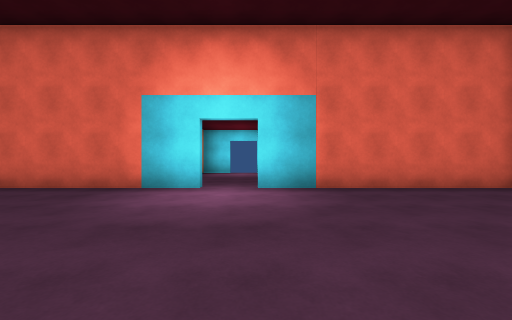
view 1 (above)

16 first-person views from a walk through a 3-D level made in the Unity game engine. The camera is 1.2 m above the floor, looks level and sees 90° across. The floor is counted in squares, 2 m on a side. Each view is taken from the middle of a square. On the plan, view 1 faces up. The plan holds only what a view shows up to about 9 squares ahead; the rest is blank. The player is left out. Door leaves are left out, so doorways stand open. Surface patterns are stand-ins for the level's own textures.

view 2
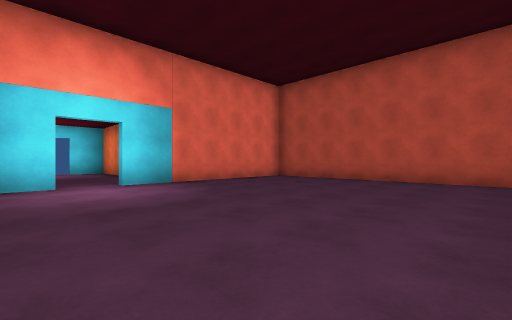

view 3
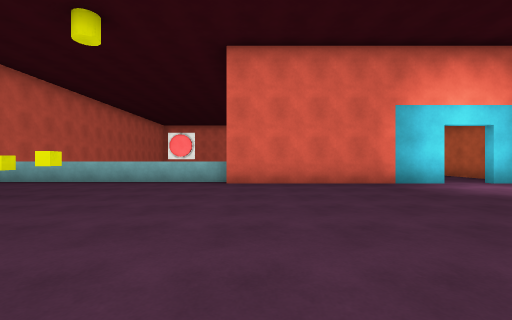

view 4
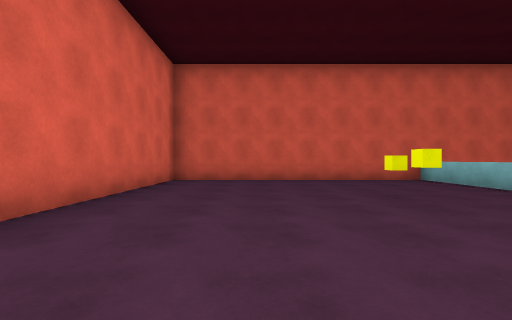

view 5
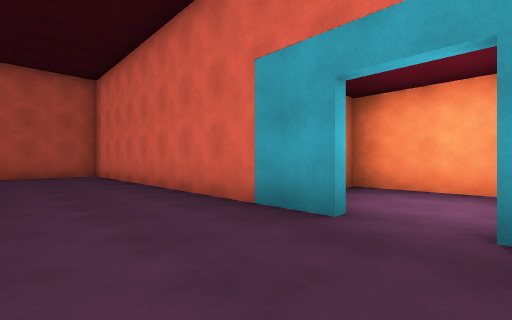

view 6
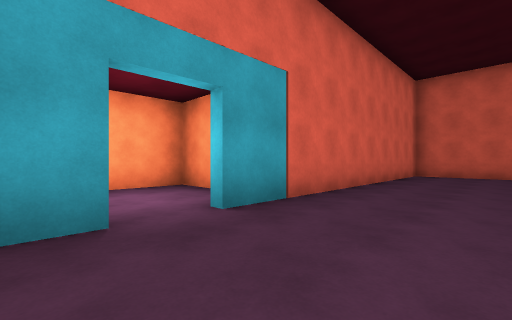

view 7
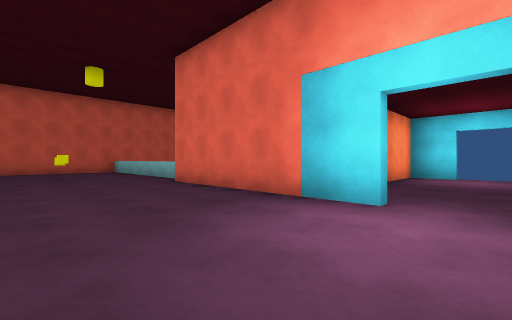

view 8
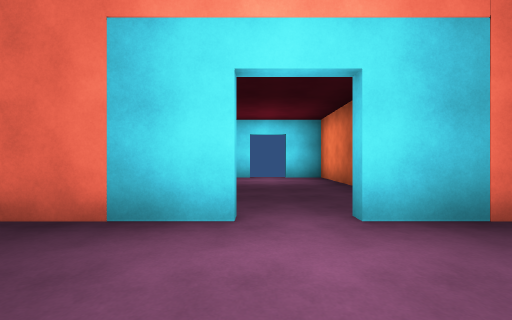

view 9
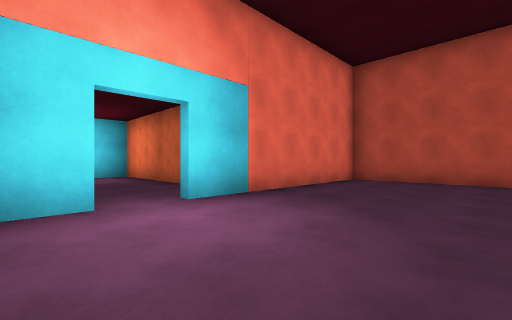

view 10
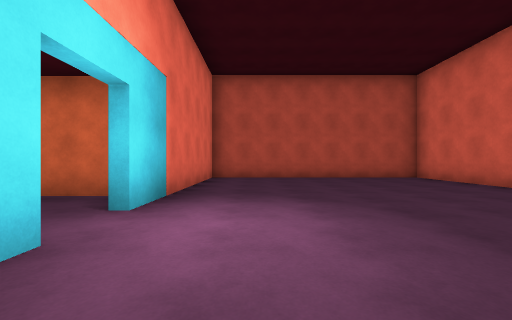

view 11
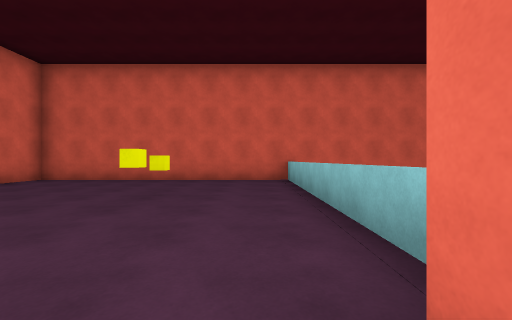

view 12
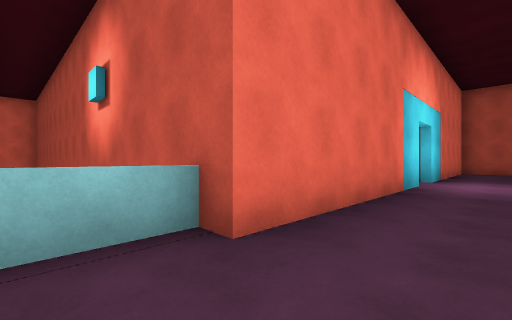

view 13
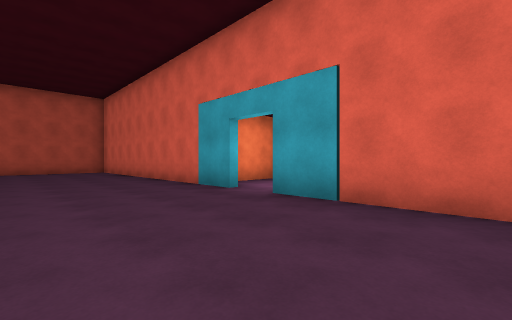

view 14
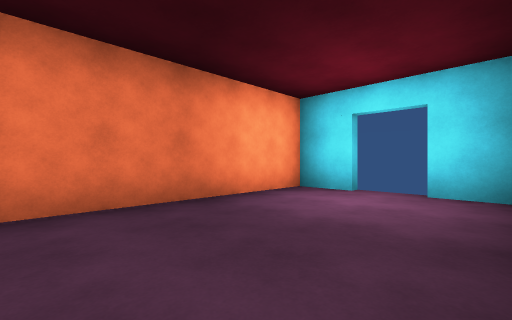

view 15
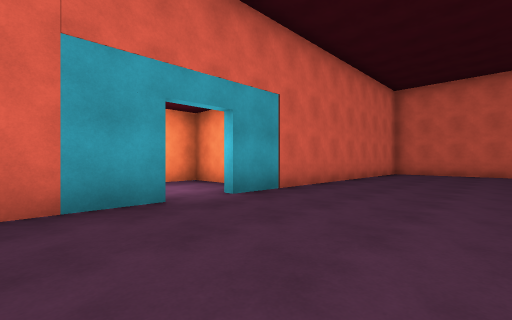

view 16
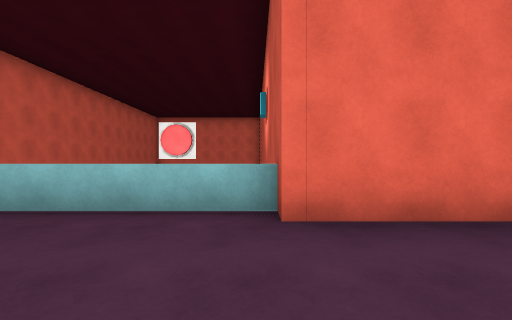

### Floor plan
Key: @ floor where view 1 was taken; # wall or solid block; . floor; D open door; = window, fence, low wall or low ledge; v drop or lower ground; C yellow cube.
Columns run from 14 left of view 1 to 6 right of it. Each row starts with its distance up from view 1.
 15        v
 14        v
 13        v
 12 #      v   ##DD##
 11 #      v   #....#
 10 #      v   #....#
  9 #      v   #....#
  8 #      v   #....#
  7 #      v#  #....#
  6 #vvvvvv=#####DD######
  5 #...................#
  4 #...................#
  3 #...CC..............#
  2 #...................#
  1 #...................#
  0 #.............@.....#
 -1 #...................#
 -2 #########DD##########
 -3        #....#
 -4        #....#
 -5        ######

Where each view was taken, in squares from view 1:
view 1: 0 up, 0 right, facing up
view 2: 1 down, 2 left, facing up-right
view 3: 1 down, 6 left, facing up
view 4: 1 up, 6 left, facing left
view 5: 1 up, 5 left, facing down-right
view 6: 1 up, 3 left, facing down-left
view 7: 2 up, 0 right, facing up-left
view 8: 3 up, 1 left, facing up
view 9: 2 up, 2 left, facing up-right
view 10: 4 up, 3 left, facing right
view 11: 5 up, 6 left, facing left
view 12: 4 up, 8 left, facing up-right
view 13: 2 up, 8 left, facing down-right
view 14: 7 up, 1 right, facing up-left
view 15: 2 up, 2 left, facing down-left
view 16: 3 up, 7 left, facing up
